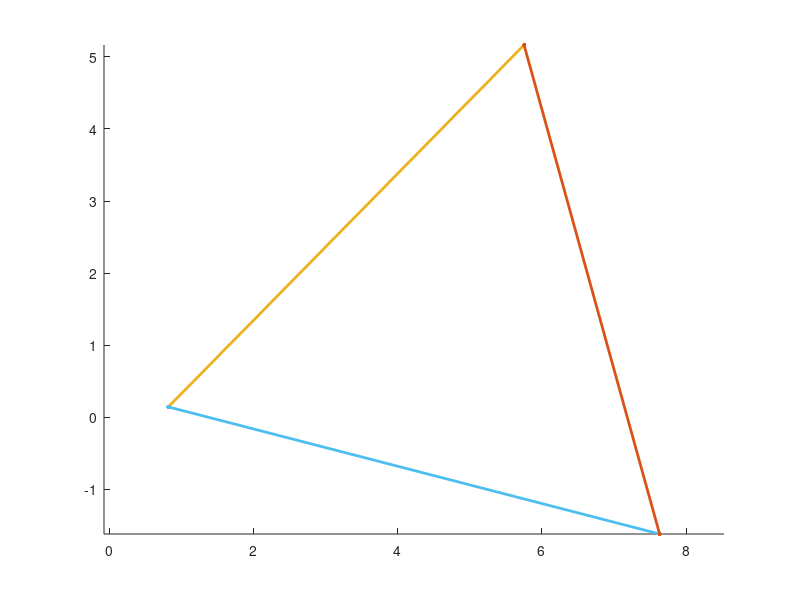

Source code (MATLAB):
function res = test1()
res = 0
figure; hold on; axis equal;
plot([0.818262 0.818262],[0.144338 0.144338], 'LineWidth', 2, 'Marker', '.', 'MarkerSize', 10)
plot([5.75207 5.75207],[5.16441 5.16441], 'LineWidth', 2, 'Marker', '.', 'MarkerSize', 10)
plot([0.818262 5.75207],[0.144338 5.16441], 'LineWidth', 2, 'Marker', '.', 'MarkerSize', 10)
plot([0.818252 0.818252],[0.14434 0.14434], 'LineWidth', 2, 'Marker', '.', 'MarkerSize', 10)
plot([7.63266 7.63266],[-1.61844 -1.61844], 'LineWidth', 2, 'Marker', '.', 'MarkerSize', 10)
plot([0.818252 7.63266],[0.14434 -1.61844], 'LineWidth', 2, 'Marker', '.', 'MarkerSize', 10)
plot([7.63266 7.63266],[-1.61843 -1.61843], 'LineWidth', 2, 'Marker', '.', 'MarkerSize', 10)
plot([5.75208 5.75208],[5.16441 5.16441], 'LineWidth', 2, 'Marker', '.', 'MarkerSize', 10)
plot([7.63266 5.75208],[-1.61843 5.16441], 'LineWidth', 2, 'Marker', '.', 'MarkerSize', 10)
